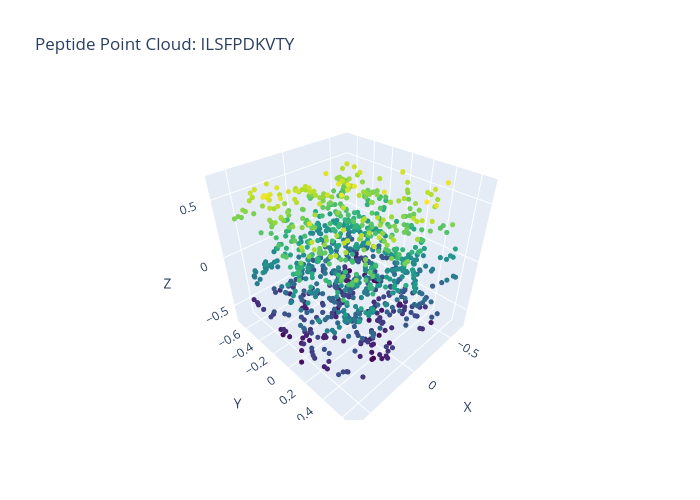

Notebook code for this chart:
### Code cell
# Test PeptideDataset
print("🧬 Testing PeptideDataset...")

# Create dataset
peptide_dataset = PeptideDataset('./data/peptides', n_points=1024, max_files=5)

print(f"\nDataset info:")
print(f"Number of peptides: {len(peptide_dataset)}")

# Test loading a sample
sample_idx = 0
point_cloud = peptide_dataset[sample_idx]
peptide_name = peptide_dataset.get_peptide_name(sample_idx)

print(f"\nSample {sample_idx} - {peptide_name}:")
print(f"Point cloud shape: {point_cloud.shape}")
print(f"Data range: [{point_cloud.min():.3f}, {point_cloud.max():.3f}]")
print(f"Mean: {point_cloud.mean():.3f}, Std: {point_cloud.std():.3f}")

# Visualize first peptide point cloud
points_np = point_cloud.numpy().T  # Convert to [N, 3] for visualization

import plotly.graph_objects as go
fig = go.Figure(data=[go.Scatter3d(
    x=points_np[:, 0],
    y=points_np[:, 1], 
    z=points_np[:, 2],
    mode='markers',
    marker=dict(size=3, color=points_np[:, 2], colorscale='Viridis'),
    name=f'Peptide: {peptide_name}'
)])

fig.update_layout(
    title=f'Peptide Point Cloud: {peptide_name}',
    scene=dict(
        xaxis_title='X',
        yaxis_title='Y',
        zaxis_title='Z'
    ),
    width=700,
    height=500
)
fig.show()

print("✅ PeptideDataset test complete!")

### Figure 1 — Plotly figure (JSON) as saved in the notebook; plotly's stock layout.template omitted (floating-point values rounded to 4 significant figures; data arrays with more than 128 entries replaced by an {"elided": "..."} marker saying what was removed)
{"data": [{"marker": {"color": {"elided": "1024 float values"}, "colorscale": [[0, "#440154"], [0.1111, "#482878"], [0.2222, "#3e4989"], [0.3333, "#31688e"], [0.4444, "#26828e"], [0.5556, "#1f9e89"], [0.6667, "#35b779"], [0.7778, "#6ece58"], [0.8889, "#b5de2b"], [1, "#fde725"]], "size": 3}, "mode": "markers", "name": "Peptide: ILSFPDKVTY", "type": "scatter3d", "x": {"elided": "1024 float values"}, "y": {"elided": "1024 float values"}, "z": {"elided": "1024 float values"}}], "layout": {"height": 500, "scene": {"xaxis": {"title": {"text": "X"}}, "yaxis": {"title": {"text": "Y"}}, "zaxis": {"title": {"text": "Z"}}}, "title": {"text": "Peptide Point Cloud: ILSFPDKVTY"}, "width": 700}}
